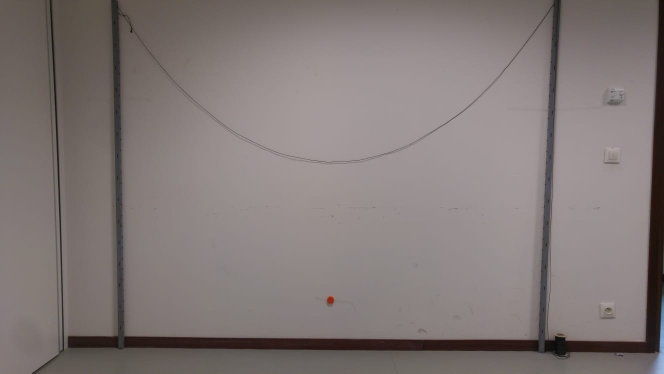
#> input picture Images/Bouchon3.jpg, 1328 x 747 px (shown at 1/2 size)
$ python Test_Antonio.py
#> lines starting #> are read from the running program, lines starting #| are printed output that depends on the picture
# -*- coding: utf-8 -*-
"""
Created on Wed Oct 17 14:03:49 2018

@author: Antonio
"""


import numpy as np
import matplotlib.pyplot as plt
from skimage.color import rgb2gray
from skimage import data
from skimage.filters import gaussian
from skimage.segmentation import active_contour
from skimage import io

img = io.imread('Images/Bouchon3.jpg')
#> img is the input picture: shape (747, 1328, 3); mean R, G, B 129.7, 120.5, 119

def rayon(x, y, x_C, y_C):
    return(np.sqrt((x-x_C)**2+(y-y_C)**2))


def rayonCercle(X, Y):
    x_C = np.mean(X)
    y_C = np.mean(Y)
    r = []
    for i in range(len(X)):
        r.append(rayon(X[i], Y[i], x_C, y_C ))
    R = [r[i] for i in range(len(r)) if r[i] < np.mean(r)+3*np.std(r) ]
    return(np.max(R), x_C, y_C)


s = np.linspace(0, 2*np.pi, 400)
x = 2583 + 100*np.cos(s)
y = 2551 + 100*np.sin(s)
init = np.array([x, y]).T

snake = active_contour(gaussian(img, 3),
                       init, alpha=0.015, beta=10, gamma=0.001)
#> snake = 400 pairs, first value 895.9 to 903.2, second value 1310.4 to 1310.4

print (snake)
#> (printed output is left out)

fig, ax = plt.subplots(figsize=(7, 7))
ax.imshow(img, cmap=plt.cm.gray)
ax.plot(init[:, 0], init[:, 1], '--r', lw=3)
ax.plot(snake[:, 0], snake[:, 1], '-b', lw=3)
ax.set_xticks([]), ax.set_yticks([])
ax.axis([0, img.shape[1], img.shape[0], 0])


snake2 = snake.T
X = snake2[0]
#> X = 400 values, max 903.2 at index 93, min 895.9 at index 293, mean 899.6
Y = snake2[1]
#> Y = 400 values, max 1310.4 at index 145, min 1310.4 at index 183, mean 1310.4

R, xC, yC = rayonCercle(X, Y)
#> in rayonCercle, `x_C = np.mean(X)`: x_C = 899.6
#> in rayonCercle, `y_C = np.mean(Y)`: y_C = 1310.4
#> after the loop in rayonCercle, `for i in range(len(X)):`: r = 400 values, max 3.63 at index 93, min 0.00258 at index 193, mean 2.31
#> in rayonCercle, `R = [r[i] for i in range(len(r)) if r[i] < np.mean(r)+3*np.std(r) ]`: R has the same summary as r
#> R = 3.63; xC = 899.6; yC = 1310.4
xc = xC + R*np.cos(s)
#> xc = 400 values, max 903.2 at index 0, min 895.9 at index 199, mean 899.6
yc = yC + R*np.sin(s)
#> yc = 400 values, max 1314 at index 100, min 1306.8 at index 299, mean 1310.4

ax.plot(xc, yc)
plt.show()
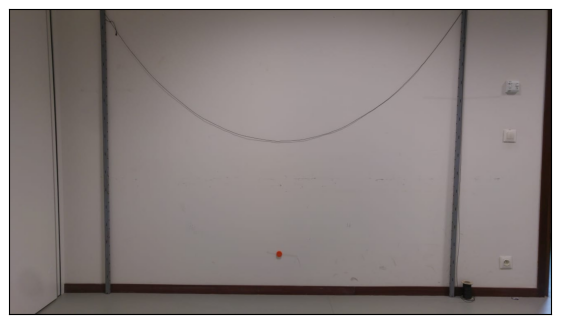
#> figure drawn by matplotlib, 1 panel


#
#if __name__ == '__main__':
#
#
#    edge_sobel = sobel(img)

    #calculeHauteur(edge_sobel, 0.1, True)
 #   trouverSeuilContrasteOptimal(edge_sobel, 112)
